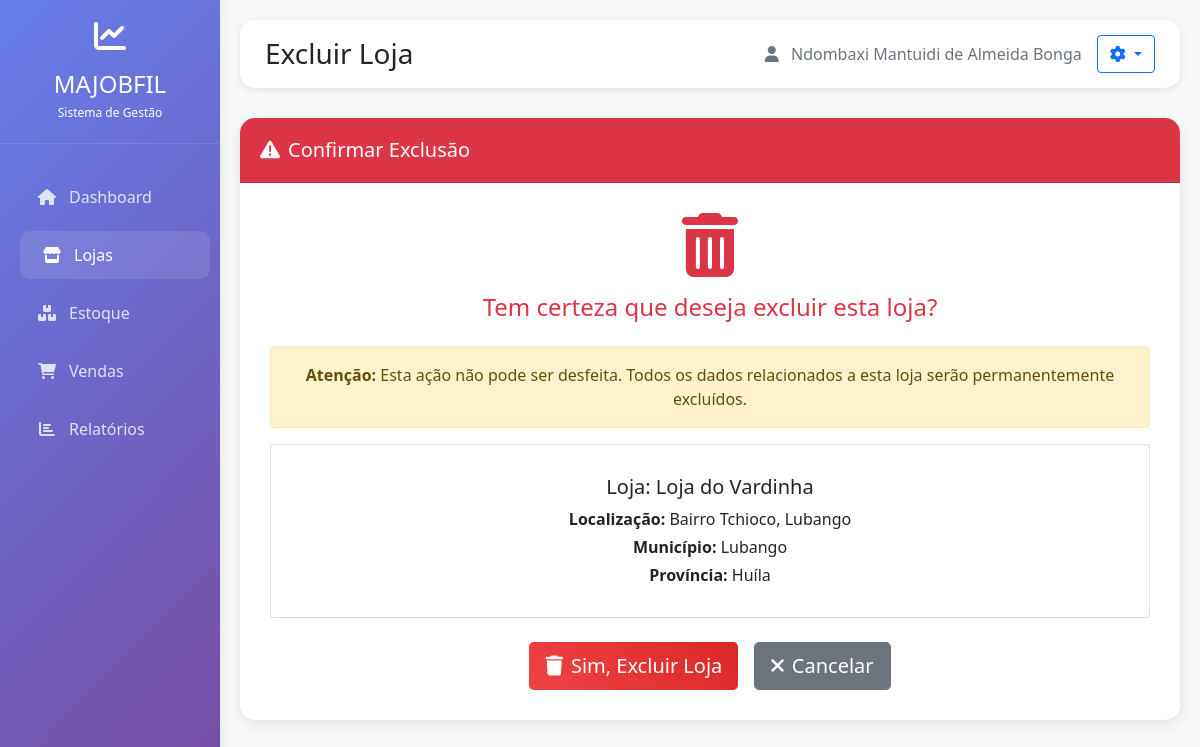
The page /loja/lojas/1/excluir/ (signed in) on the database its author committed.
### conta/models.py (models this page shows, shortened)
class Conta(AbstractBaseUser, PermissionsMixin):
    username = models.CharField('Nome de usuário', max_length=30, unique=True)
    email = models.EmailField('Email', unique=True)
    nome = models.CharField('Nome completo', max_length=100)
    telemovel = models.CharField('Telemóvel', max_length=15, blank=True, null=True)
    data_nascimento = models.DateField('Data de nascimento', blank=True, null=True)
    bilhete_identidade = models.CharField('Bilhete de Identidade', max_length=20, blank=True, null=True)
    bairro = models.CharField('Bairro', max_length=100, blank=True, null=True)
    cidade = models.CharField('Cidade', max_length=100, blank=True, null=True)
    provincia = models.CharField('Província', max_length=100, blank=True, null=True)
    municipio = models.CharField('Município', max_length=100, blank=True, null=True)
    is_active = models.BooleanField('Ativo', default=True)
    is_staff = models.BooleanField('Staff', default=False)
    is_superuser = models.BooleanField('superuser', default=False)
    date_joined = models.DateTimeField('Data de registro', default=timezone.now)
    objects = CustomUserManager()
    USERNAME_FIELD = 'email'
    REQUIRED_FIELDS = ['username', 'nome']
    class Meta:
        verbose_name = 'Conta'
        verbose_name_plural = 'Contas'

### lojas/models.py (models this page shows, shortened)
class Loja(models.Model):
    PROVINCIAS = [
        ('Bengo', 'Bengo'),
        ('Benguela', 'Benguela'),
        ('Bié', 'Bié'),
        ('Cabinda', 'Cabinda'),
        ('Cuando-Cubango', 'Cuando-Cubango'),
        ('Cuanza-Norte', 'Cuanza-Norte'),
        ('Cuanza-Sul', 'Cuanza-Sul'),
        ('Cunene', 'Cunene'),
        ('Huambo', 'Huambo'),
        ('Huíla', 'Huíla'),
        ('Luanda', 'Luanda'),
        ('Lunda-Norte', 'Lunda-Norte'),
        ('Lunda-Sul', 'Lunda-Sul'),
        ('Malanje', 'Malanje'),
        ('Moxico', 'Moxico'),
        ('Namibe', 'Namibe'),
        ('Uíge', 'Uíge'),
        ('Zaire', 'Zaire'),
    ]
    nome = models.CharField(max_length=100, verbose_name='Nome da Loja')
    bairro = models.CharField(max_length=100, verbose_name='Bairro')
    cidade = models.CharField(max_length=100, verbose_name='Cidade')
    provincia = models.CharField(max_length=50, choices=PROVINCIAS, verbose_name='Província')
    municipio = models.CharField(max_length=100, verbose_name='Município')
    gerentes = models.ManyToManyField(
        settings.AUTH_USER_MODEL,
        verbose_name='Gerentes',
        related_name='lojas_gerenciadas'
    )
    class Meta:
        verbose_name = 'Loja'
        verbose_name_plural = 'Lojas'

### lojas/views.py (the view, shortened to what this page needs)
# urls.py: path('lojas/<int:loja_id>/excluir/', views.excluir_loja, name='excluir_loja'),
@login_required
@user_passes_test(is_superuser)
def excluir_loja(request, loja_id):
    loja = get_object_or_404(Loja, id=loja_id)
    context = {'loja': loja}
    return render(request, 'lojas/excluir_loja.html', context)

### conta/context_processors.py (called while the page is built, shortened)
def estatisticas_relatorios(request):
    if request.user.is_superuser:
        relatorios = RelatorioDiario.objects.all()
    else:
        lojas_usuario = request.user.lojas_gerenciadas.all()
        relatorios = RelatorioDiario.objects.filter(loja__in=lojas_usuario)
    total_relatorios = relatorios.count()
    completos = 0
    negativos = 0
    pendentes = 0
    for relatorio in relatorios:
        try:
            diferenca = relatorio.calcular_diferenca()
            if diferenca > 0:
                completos += 1
            elif diferenca < 0:
                negativos += 1
            else:
                pendentes += 1
        except Exception:
            continue
    return {
        'estatisticas': {
            'total_relatorios': total_relatorios,
            'completos': completos,
            'pendentes': pendentes,
            'negativos': negativos,
        }
    }

def atividades_recentes_context(request):
    if not request.user.is_authenticated:
        return {'atividades_recentes': []}
    atividades = Atividade.objects.filter(
        usuario=request.user
    ).order_by('-data')[:5]
    return {'atividades_recentes': atividades}

### lojas/views.py (called while the page is built)
def is_superuser(user):
    return user.is_superuser

### relatorio/models.py (called while the page is built)
    def calcular_total_arrecadado(self):
        return (self.dm or Decimal('0.00')) + \
               (self.moedas or Decimal('0.00')) + \
               (self.tpa or Decimal('0.00')) + \
               (self.gastos or Decimal('0.00'))

    def calcular_diferenca(self):
        return self.total_geral - self.calcular_total_arrecadado()

### lojas/templates/lojas/excluir_loja.html (shortened to what this page needs)
<!DOCTYPE html>
<html lang="pt">
<head>
    <link href="https://cdn.jsdelivr.net/npm/bootstrap@5.1.3/dist/css/bootstrap.min.css" rel="stylesheet">
    <link href="https://cdnjs.cloudflare.com/ajax/libs/font-awesome/6.0.0/css/all.min.css" rel="stylesheet">
</head>
<body>
    <div class="sidebar" id="sidebar">
        <div class="logo">
            <i class="fas fa-chart-line fa-2x mb-2"></i>
            <h4 class="mb-0">MAJOBFIL</h4>
            <small>Sistema de Gestão</small>
        </div>
        <div class="mt-4">
            <ul class="nav flex-column">
                <li class="nav-item">
                    <a class="nav-link" href="{% url 'dashboard' %}">
                        <i class="fas fa-home"></i><span>Dashboard</span>
                    </a>
                </li>
                <li class="nav-item">
                    <a class="nav-link active" href="{% url 'listar_lojas' %}">
                        <i class="fas fa-store"></i><span>Lojas</span>
                    </a>
                </li>
                {% if user.is_superuser %}
                <li class="nav-item">
                    <a class="nav-link" href="{% url 'listar_estoque' %}">
                        <i class="fas fa-boxes"></i><span>Estoque</span>
                    </a>
                </li>
                {% endif %}
                <li class="nav-item">
                    <a class="nav-link" href="{% url 'listar_vendas' %}">
                        <i class="fas fa-shopping-cart"></i><span>Vendas</span>
                    </a>
                </li>
                <li class="nav-item">
                    <a class="nav-link" href="{% url 'listar_relatorios_diarios' %}">
                        <i class="fas fa-chart-bar"></i><span>Relatórios</span>
                    </a>
                </li>
            </ul>
        </div>
    </div>
    <div class="main-content" id="mainContent">
        <div class="top-bar fade-in">
            <h3 class="mb-0">Excluir Loja</h3>
            <div class="top-bar-actions">
                <span class="text-muted">
                    <i class="fas fa-user me-2"></i>
                    {{ user.nome|default:user.username }}
                </span>
                <div class="dropdown">
                    <button class="btn btn-outline-primary dropdown-toggle" type="button"
                            data-bs-toggle="dropdown" aria-expanded="false" aria-label="Opções do usuário">
                        <i class="fas fa-cog"></i>
                    </button>
                </div>
            </div>
        </div>
        <div class="row fade-in">
            <div class="col-12">
                <div class="card alert-card border-danger">
                    <div class="card-header bg-danger text-white">
                        <h5 class="mb-0"><i class="fas fa-exclamation-triangle me-2"></i>Confirmar Exclusão</h5>
                    </div>
                    <div class="card-body text-center">
                        <div class="mb-4">
                            <i class="fas fa-trash-alt fa-4x text-danger mb-3"></i>
                            <h4 class="text-danger">Tem certeza que deseja excluir esta loja?</h4>
                        </div>
                        <div class="alert alert-warning">
                            <strong>Atenção:</strong> Esta ação não pode ser desfeita. Todos os dados relacionados a esta loja serão permanentemente excluídos.
                        </div>
                        <div class="card mb-4">
                            <div class="card-body">
                                <h5>Loja: {{ loja.nome }}</h5>
                                <p class="mb-1"><strong>Localização:</strong> {{ loja.bairro }}, {{ loja.cidade }}</p>
                                <p class="mb-1"><strong>Município:</strong> {{ loja.municipio }}</p>
                                <p class="mb-0"><strong>Província:</strong> {{ loja.provincia }}</p>
                            </div>
                        </div>
                        <form method="post">
                            <div class="d-flex justify-content-center gap-3 flex-wrap">
                                <button type="submit" class="btn btn-danger btn-lg">
                                    <i class="fas fa-trash me-2"></i>Sim, Excluir Loja
                                </button>
                                <a href="{% url 'listar_lojas' %}" class="btn btn-secondary btn-lg">
                                    <i class="fas fa-times me-2"></i>Cancelar
                                </a>
                            </div>
                        </form>
                    </div>
                </div>
            </div>
        </div>
    </div>
</body>
</html>

### lojas/templates/lojas/excluir_loja.html (style rules this page uses)
:root { --primary: #667eea; --secondary: #764ba2; --success: #10b981; --info: #3b82f6; --warning: #f59e0b; --danger: #ef4444; --sidebar-width: 250px; --sidebar-collapsed-width: 70px; }
* { box-sizing: border-box; }
body { font-family: 'Segoe UI', Tahoma, Geneva, Verdana, sans-serif; background-color: #f8f9fa; overflow-x: hidden; transition: all 0.3s; }
.sidebar { background: linear-gradient(135deg, var(--primary) 0%, var(--secondary) 100%); min-height: 100vh; color: white; position: fixed; width: var(--sidebar-width); transition: all 0.3s; z-index: 1000; top: 0; left: 0; box-shadow: 0 0 15px rgba(0,0,0,0.1); }
.sidebar .logo { padding: 20px; text-align: center; border-bottom: 1px solid rgba(255,255,255,0.1); transition: all 0.3s; white-space: nowrap; overflow: hidden; }
.sidebar .logo h4 { transition: all 0.3s; margin: 10px 0 5px; }
.sidebar .logo small { transition: all 0.3s; font-size: 0.75rem; }
.sidebar .nav-link { color: rgba(255,255,255,0.8); padding: 12px 20px; margin: 5px 15px; border-radius: 10px; transition: all 0.3s; display: flex; align-items: center; white-space: nowrap; overflow: hidden; }
.sidebar .nav-link:hover, .sidebar .nav-link.active { background: rgba(255,255,255,0.1); color: white; transform: translateX(5px); }
.sidebar .nav-link i { width: 24px; min-width: 24px; margin-right: 10px; text-align: center; transition: all 0.3s; }
.main-content { margin-left: var(--sidebar-width); padding: 20px; transition: all 0.3s; min-height: 100vh; }
.top-bar { background: white; border-radius: 15px; padding: 15px 25px; box-shadow: 0 2px 10px rgba(0,0,0,0.1); margin-bottom: 30px; display: flex; justify-content: space-between; align-items: center; flex-wrap: wrap; gap: 15px; }
.top-bar h3 { margin-bottom: 0; }
.top-bar-actions { display: flex; align-items: center; gap: 15px; }
.alert-card { border: none; border-radius: 15px; box-shadow: 0 4px 15px rgba(0,0,0,0.1); transition: transform 0.3s, box-shadow 0.3s; }
.alert-card .card-header { border-radius: 15px 15px 0 0; padding: 20px; }
.alert-card .card-body { padding: 30px; }
.btn-danger { background: linear-gradient(45deg, #ef4444, #dc2626); border: none; }
@media (max-width: 1200px) { :root { --sidebar-width: 220px; } }
@media (max-width: 1200px) { .main-content { margin-left: 220px; } }
.fade-in { animation: fadeIn 0.5s ease-out; }

### rows shown on the page
Conta: nome "Ndombaxi Mantuidi de Almeida Bonga"
Loja: nome "Loja do Vardinha", bairro "Bairro Tchioco", cidade "Lubango", municipio "Lubango", provincia "Huíla"
